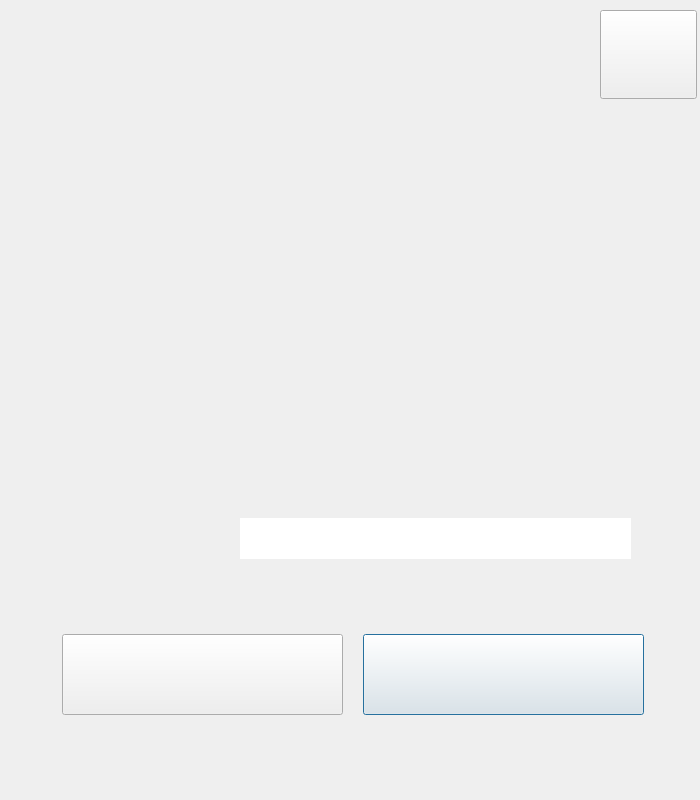
<?xml version="1.0" encoding="UTF-8"?>
<ui version="4.0">
 <class>mbox</class>
 <widget class="QDialog" name="mbox">
  <property name="geometry">
   <rect>
    <x>0</x>
    <y>0</y>
    <width>700</width>
    <height>800</height>
   </rect>
  </property>
  <property name="windowTitle">
   <string>Dialog</string>
  </property>
  <widget class="QLabel" name="label_6">
   <property name="geometry">
    <rect>
     <x>36</x>
     <y>486</y>
     <width>191</width>
     <height>91</height>
    </rect>
   </property>
   <property name="text">
    <string/>
   </property>
   <property name="pixmap">
    <pixmap resource="resources.qrc">:/resources/img/Group 33.png</pixmap>
   </property>
  </widget>
  <widget class="QPushButton" name="pushButton_2">
   <property name="geometry">
    <rect>
     <x>363</x>
     <y>634</y>
     <width>281</width>
     <height>81</height>
    </rect>
   </property>
   <property name="styleSheet">
    <string notr="true">border-image: url(:/resources/img/mb (3).png);</string>
   </property>
   <property name="text">
    <string/>
   </property>
  </widget>
  <widget class="QPushButton" name="exi">
   <property name="geometry">
    <rect>
     <x>600</x>
     <y>10</y>
     <width>97</width>
     <height>89</height>
    </rect>
   </property>
   <property name="styleSheet">
    <string notr="true">border-image: url(:/resources/img/Group 10.png);</string>
   </property>
   <property name="text">
    <string/>
   </property>
   <property name="default">
    <bool>false</bool>
   </property>
  </widget>
  <widget class="QLabel" name="label_4">
   <property name="geometry">
    <rect>
     <x>228</x>
     <y>459</y>
     <width>417</width>
     <height>101</height>
    </rect>
   </property>
   <property name="text">
    <string/>
   </property>
   <property name="pixmap">
    <pixmap resource="resources.qrc">:/resources/img/mb.png</pixmap>
   </property>
  </widget>
  <widget class="QLabel" name="label_2">
   <property name="geometry">
    <rect>
     <x>154</x>
     <y>12</y>
     <width>417</width>
     <height>281</height>
    </rect>
   </property>
   <property name="text">
    <string/>
   </property>
   <property name="pixmap">
    <pixmap resource="resources.qrc">:/resources/img/mb (1).png</pixmap>
   </property>
  </widget>
  <widget class="QLabel" name="label_5">
   <property name="geometry">
    <rect>
     <x>36</x>
     <y>385</y>
     <width>176</width>
     <height>91</height>
    </rect>
   </property>
   <property name="text">
    <string/>
   </property>
   <property name="pixmap">
    <pixmap resource="resources.qrc">:/resources/img/Group 33 (1).png</pixmap>
   </property>
  </widget>
  <widget class="QLabel" name="label">
   <property name="geometry">
    <rect>
     <x>0</x>
     <y>0</y>
     <width>700</width>
     <height>800</height>
    </rect>
   </property>
   <property name="text">
    <string/>
   </property>
   <property name="pixmap">
    <pixmap resource="resources.qrc">:/resources/img/Rectangle 1.png</pixmap>
   </property>
  </widget>
  <widget class="QLabel" name="label_7">
   <property name="geometry">
    <rect>
     <x>228</x>
     <y>561</y>
     <width>417</width>
     <height>94</height>
    </rect>
   </property>
   <property name="text">
    <string/>
   </property>
   <property name="pixmap">
    <pixmap resource="resources.qrc">:/resources/img/mb.png</pixmap>
   </property>
  </widget>
  <widget class="QPushButton" name="pushButton_3">
   <property name="geometry">
    <rect>
     <x>62</x>
     <y>634</y>
     <width>281</width>
     <height>81</height>
    </rect>
   </property>
   <property name="styleSheet">
    <string notr="true">border-image: url(:/resources/img/mb (4).png);</string>
   </property>
   <property name="text">
    <string/>
   </property>
  </widget>
  <widget class="QLineEdit" name="card">
   <property name="geometry">
    <rect>
     <x>240</x>
     <y>518</y>
     <width>391</width>
     <height>41</height>
    </rect>
   </property>
   <property name="font">
    <font>
     <family>Corbel</family>
     <pointsize>28</pointsize>
    </font>
   </property>
   <property name="text">
    <string/>
   </property>
   <property name="frame">
    <bool>false</bool>
   </property>
  </widget>
  <zorder>label</zorder>
  <zorder>label_6</zorder>
  <zorder>pushButton_2</zorder>
  <zorder>exi</zorder>
  <zorder>label_4</zorder>
  <zorder>label_2</zorder>
  <zorder>label_5</zorder>
  <zorder>label_7</zorder>
  <zorder>pushButton_3</zorder>
  <zorder>card</zorder>
 </widget>
 <resources>
  <include location="resources.qrc"/>
 </resources>
 <connections/>
</ui>
